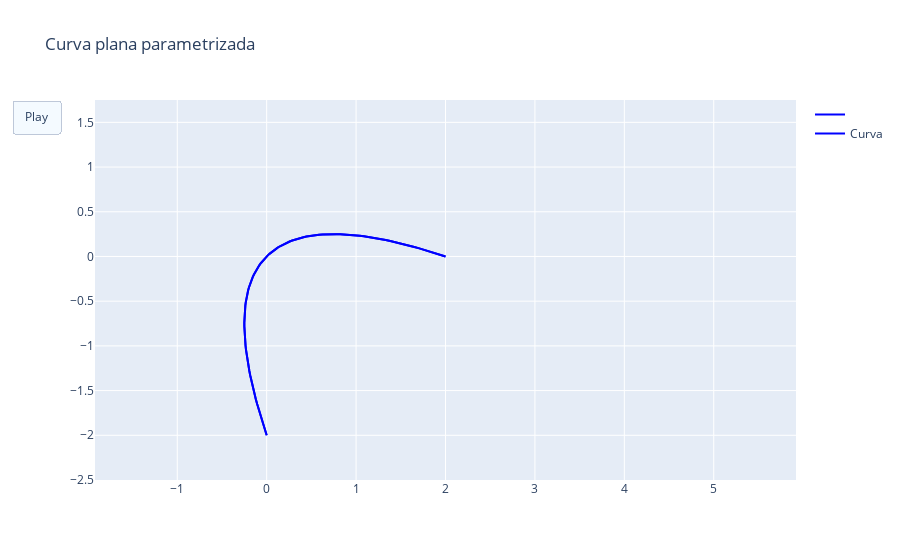

Write notebook code for a chart like this one.
### Code cell
# HIDE CODE
pontos = 100
t = np.linspace(-1, 1, pontos)
x = t + t ** 2
y = t - t ** 2
s = np.linspace(-1, 1, pontos)
xx = (1 + 2*s)#/np.sqrt(2+4*s**2)
yy = (1 - 2*s)#/np.sqrt(2+4*s**2)
xm = np.min(np.concatenate((x,x+xx))) - 0.5
xM = np.max(np.concatenate((x,x+xx))) + 0.5
ym = np.min(np.concatenate((y,y+yy))) - 0.5
yM = np.max(np.concatenate((y,y+yy))) + 0.5


# Create figure
fig = go.Figure(
    data=[go.Scatter(name = "",x=x, y=y,
                     mode="lines",
                     line=dict(width=2, color="blue")),
          go.Scatter(name = "Curva",x=x, y=y,
                     mode="lines",
                     line=dict(width=2, color="blue"))],
    layout=go.Layout(
        xaxis=dict(range=[xm, xM], autorange=False, zeroline=False),
        yaxis=dict(range=[ym, yM], autorange=False, zeroline=False),
        title_text="Curva plana parametrizada", hovermode="closest",
        updatemenus=[dict(type="buttons",
                          buttons=[dict(label="Play",
                                        method="animate",
                                        args=[None,{
            "frame": {"duration": 20}}])])]),
    frames=[go.Frame(
        data=[go.Scatter(name = "Vetor tangente",
            x=[x[k], x[k] + xx[k]],
            y=[y[k], y[k] + yy[k]],
            mode="lines+markers",
            line=dict(color='red'),
            marker=dict(color="red", size=20,symbol= "arrow",angleref="previous"))])

        for k in range(pontos)]
)

fig.update_yaxes(scaleanchor = "x",scaleratio = 1,)
fig.show()
